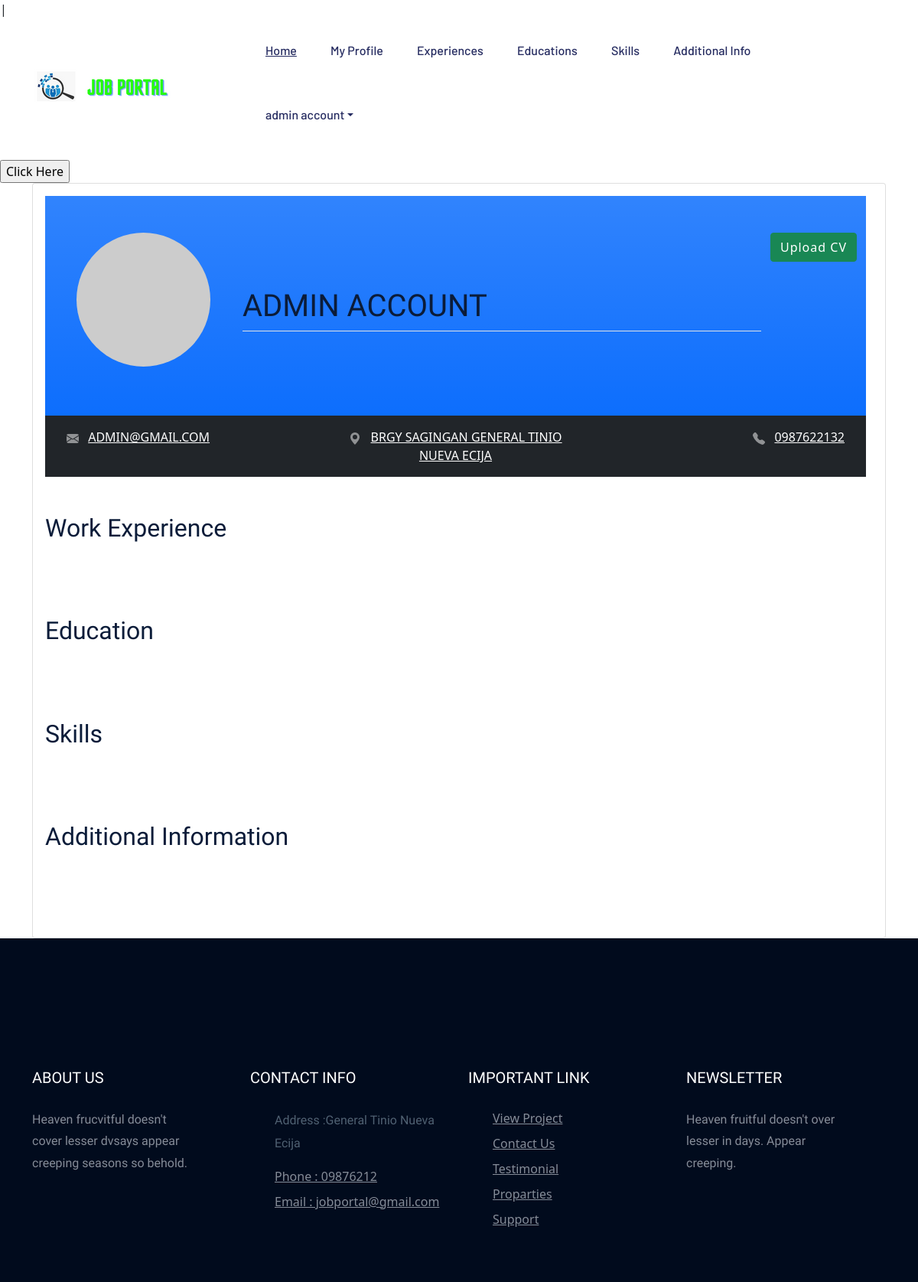
The app's page /applicantinformation.php (signed in), older data.
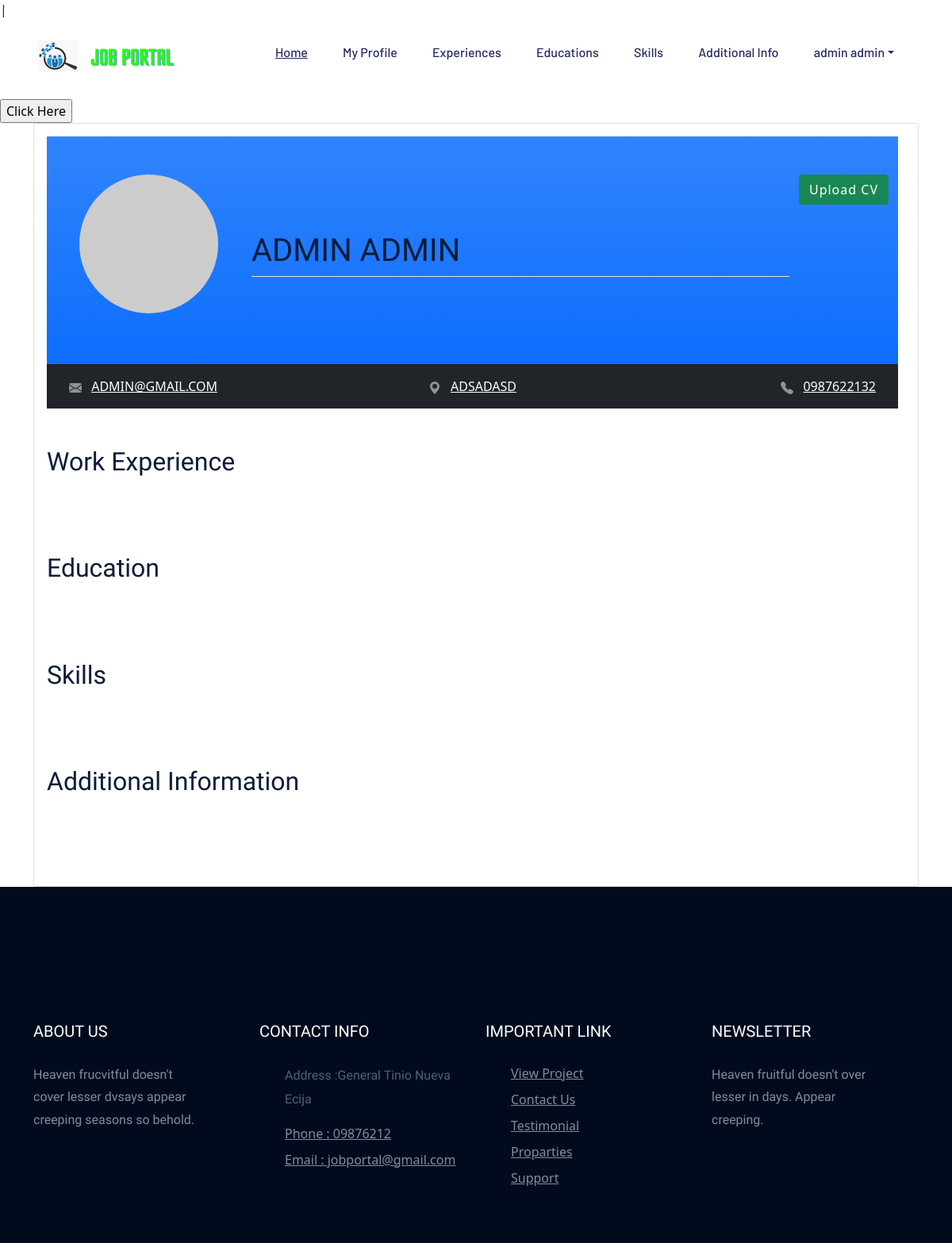
The same page, newer data.
### tables this page shows
CREATE TABLE `users` (
  `user_id` int(100) NOT NULL,
  `user_fname` varchar(100) NOT NULL,
  `user_lname` varchar(100) NOT NULL,
  `user_contact` varchar(11) NOT NULL,
  `user_email` varchar(100) NOT NULL,
  `address` varchar(100) NOT NULL,
  `user_password` varchar(255) NOT NULL,
  `user_role_id` int(11) NOT NULL
);

### admin panel/classes/CONFIGDB.php (called while the page is built, shortened)
<?php
	class CONFIGDB
	{
		private $_host = 'localhost';
		private $_username = 'root';
		private $_password = '';
		private $_database = 'job_portal_db';
		protected $connection;
		public function __construct()
		{
			if (!isset($this->connection)) {
				$this->connection = new mysqli($this->_host, $this->_username, $this->_password, $this->_database);
			}
			return $this->connection;
		}
	}
?>

### admin panel/classes/CRUDAPI.php (called while the page is built, shortened)
<?php
include_once 'CONFIGDB.php';
class CRUDAPI extends CONFIGDB
{
	public function getData($query)
	{
		$result = $this->connection->query($query);
		$rows = array();
		while ($row = $result->fetch_assoc()) {
			$rows[] = $row;
		}
		return $rows;
	}
}
?>

### applicantinformation.php (the view, shortened to what the changed rows need)
<?php include('applicantsviews/head.php'); ?>
    <?php include('applicantsviews/headerapplicant.php'); ?>
  <?php
  include_once("admin panel/classes/CRUDAPI.php");
    $crudapi = new CRUDAPI(); ?>
    <main>
    <link rel="stylesheet" href="https://stackpath.bootstrapcdn.com/bootstrap/5.0.0-alpha1/css/bootstrap.min.css">
  </head>
  <body style="align-items:center;">
  <div class="container justify-content-center">
    <div class="card justify-content-center">
      <div class="card-body" style="width:1105px; ">
      <div id="printContent">
    <header class="bg-primary bg-gradient text-white py-5">
      <div class="container">
      <?php
               if(isset($_SESSION['USERROLE'])){
                $profile= $_SESSION['USERID'];
               $role=$_SESSION['USERROLE'];
              $query = "SELECT * FROM `users` LEFT JOIN roles ON roles.id = users.user_role_id where users.user_role_id =$role";
              $result = $crudapi->getData($query);
              foreach ($result as $key => $data) {
                if(strtoupper($data["user_id"]) == $profile ){
                ?>
        <div class="row">
          <div class="col-md-3 text-left text-md-center mb-3">
            <img class="rounded-circle img-fluid" src="https://i.pravatar.cc/175?img=32" alt="Profile Photo" />
          </div>
          <div class="col-md-9">
            <br>
            <br>
            <br>
            <h1><?php echo strtoupper($data["user_fname"]." ".$data["user_lname"]); ?></h1>
            <p class="border-top pt-3"></p>
          </div>
        </div>
      </div>
    </header>
    <nav class="bg-dark text-white-50 mb-5">
      <div class="container">
          <div class="row p-3">
              <div class="col-md pb-2 pb-md-0">
                  <a href="#" class="text-white ml-2"><?php echo strtoupper($data["user_email"]) ?></a>
              </div>
              <div class="col-md text-md-center pb-2 pb-md-0">
              <svg xmlns="http://www.w3.org/2000/svg" width="16" height="16" fill="currentColor" class="bi bi-geo-alt-fill" viewBox="0 0 16 16">
                <path d="M8 16s6-5.686 6-10A6 6 0 0 0 2 6c0 4.314 6 10 6 10zm0-7a3 3 0 1 1 0-6 3 3 0 0 1 0 6z"/>
              </svg>
                  <a href="#" class="text-white ml-2"><?php echo strtoupper($data["address"]) ?></a>
              </div>
              <div class="col-md text-md-right">
                  <a href="#" class="text-white ml-2"> <?php echo strtoupper($data["user_contact"]) ?></a>
              </div>
              <?php }}} ?>
          </div>
      </div>
    </nav>
      <div class="row">
        <div class="col-md mb-5">
          <h2 class="mb-5">Work Experience</h2>
        </div>
        </div>
        <div class="row">
        <div class="col-md mb-5">
          <h2 class="mb-5">Education</h2>
        </div>
        </div>
      <div class="row">
        <div class="col-md mb-5">
          <h2 class="mb-5">Skills</h2>
      </div>
    </div>
    <div class="row">
        <div class="col-md mb-5">
          <h2 class="mb-5">Additional Information</h2>
        </div>
        </div>
      </div>
    </div>
    </div>
    </div>
    </main>
<?php include('applicantsviews/script.php'); ?>

### applicantsviews/headerapplicant.php (shortened to what the changed rows need)
<header>
       <div class="header-area header-transparrent">
           <div class="headder-top header-sticky">
                <div class="container">
                    <div class="row align-items-center">
                        <div class="col-lg-9 col-md-12">
                            <div class="menu-wrapper">
                                <div class="main-menu">
                                    <nav class="d-none d-md-block">
                                        <ul id="navigation" style="padding-left:0;">
                                            <?php if(isset($_SESSION['USERROLE'])){?>
    <li class="nav-item dropdown">
           <a class="nav-link dropdown-toggle" href="#" role="button" data-toggle="dropdown" aria-haspopup="true" aria-expanded="false"><?php echo  $_SESSION['FULLNAME'];?></a>
      </li>
      <?php }?>
                                        </ul>
                                    </nav>
                                </div>
                                  </div>
                                </div>
                    </div>
                </div>
           </div>
       </div>
    </header>

Row changes from the older to the newer data that the page shows:
changed users "ADMIN@GMAIL.COM": user_fname+user_lname "ADMIN ACCOUNT" → "ADMIN ADMIN"; address "BRGY SAGINGAN GENERAL TINIO NUEVA ECIJA" → "ADSADASD"
Text that changed along with them:
$_SESSION['FULLNAME']: "admin account" → "admin admin"
